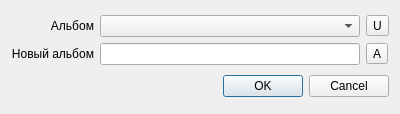
<?xml version="1.0" encoding="UTF-8"?>
<ui version="4.0">
 <class>UploadImagesDlg</class>
 <widget class="QDialog" name="UploadImagesDlg">
  <property name="geometry">
   <rect>
    <x>0</x>
    <y>0</y>
    <width>400</width>
    <height>114</height>
   </rect>
  </property>
  <property name="windowTitle">
   <string>Выгрузить файлы</string>
  </property>
  <layout class="QVBoxLayout" name="verticalLayout">
   <item>
    <layout class="QGridLayout" name="gridLayout">
     <item row="0" column="1">
      <widget class="QComboBox" name="albumsBox"/>
     </item>
     <item row="0" column="2">
      <widget class="QToolButton" name="reloadAlbumsBtn">
       <property name="text">
        <string>U</string>
       </property>
      </widget>
     </item>
     <item row="0" column="0">
      <widget class="QLabel" name="label">
       <property name="maximumSize">
        <size>
         <width>91</width>
         <height>16777215</height>
        </size>
       </property>
       <property name="text">
        <string>Альбом</string>
       </property>
       <property name="alignment">
        <set>Qt::AlignRight|Qt::AlignTrailing|Qt::AlignVCenter</set>
       </property>
      </widget>
     </item>
     <item row="1" column="0">
      <widget class="QLabel" name="newAlbumLabel">
       <property name="text">
        <string>Новый альбом</string>
       </property>
       <property name="alignment">
        <set>Qt::AlignRight|Qt::AlignTrailing|Qt::AlignVCenter</set>
       </property>
      </widget>
     </item>
     <item row="1" column="1">
      <widget class="QLineEdit" name="albumNameEdit"/>
     </item>
     <item row="1" column="2">
      <widget class="QToolButton" name="addAlbumBtn">
       <property name="text">
        <string>A</string>
       </property>
      </widget>
     </item>
    </layout>
   </item>
   <item>
    <widget class="QDialogButtonBox" name="buttonBox">
     <property name="orientation">
      <enum>Qt::Horizontal</enum>
     </property>
     <property name="standardButtons">
      <set>QDialogButtonBox::Cancel|QDialogButtonBox::Ok</set>
     </property>
    </widget>
   </item>
  </layout>
 </widget>
 <resources/>
 <connections>
  <connection>
   <sender>buttonBox</sender>
   <signal>accepted()</signal>
   <receiver>UploadImagesDlg</receiver>
   <slot>accept()</slot>
   <hints>
    <hint type="sourcelabel">
     <x>248</x>
     <y>254</y>
    </hint>
    <hint type="destinationlabel">
     <x>157</x>
     <y>274</y>
    </hint>
   </hints>
  </connection>
  <connection>
   <sender>buttonBox</sender>
   <signal>rejected()</signal>
   <receiver>UploadImagesDlg</receiver>
   <slot>reject()</slot>
   <hints>
    <hint type="sourcelabel">
     <x>316</x>
     <y>260</y>
    </hint>
    <hint type="destinationlabel">
     <x>286</x>
     <y>274</y>
    </hint>
   </hints>
  </connection>
 </connections>
</ui>
